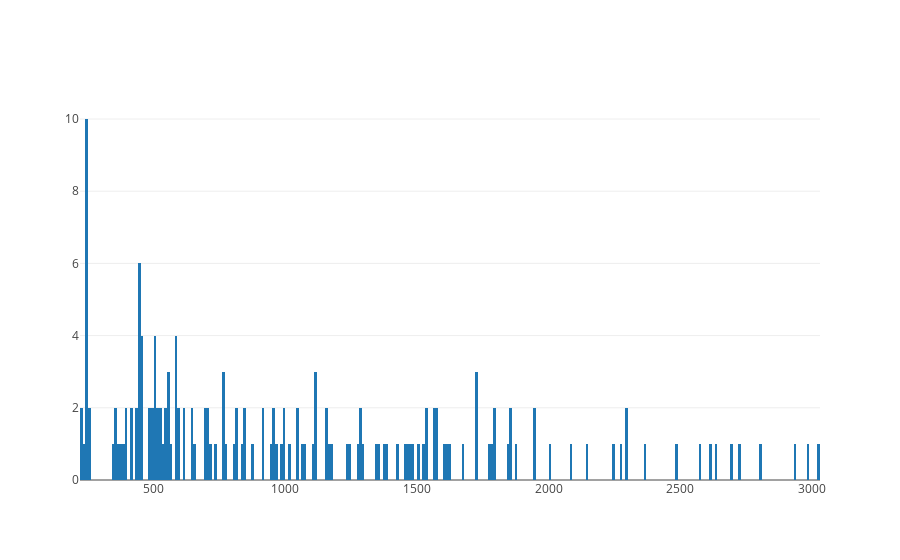

This figure's notebook cell:
### Code cell
plotly.offline.iplot([
    intensity_hist
])

### Figure 1 — Plotly figure (JSON) as saved in the notebook; plotly's stock layout.template omitted (floating-point values rounded to 4 significant figures; data arrays with more than 128 entries replaced by an {"elided": "..."} marker saying what was removed)
{"data": [{"type": "histogram", "uid": "62a4a3e6-df46-4db3-95dc-376f3875a1e0", "x": {"elided": "164 float values"}, "xbins": {"size": 10}}], "layout": {}}
